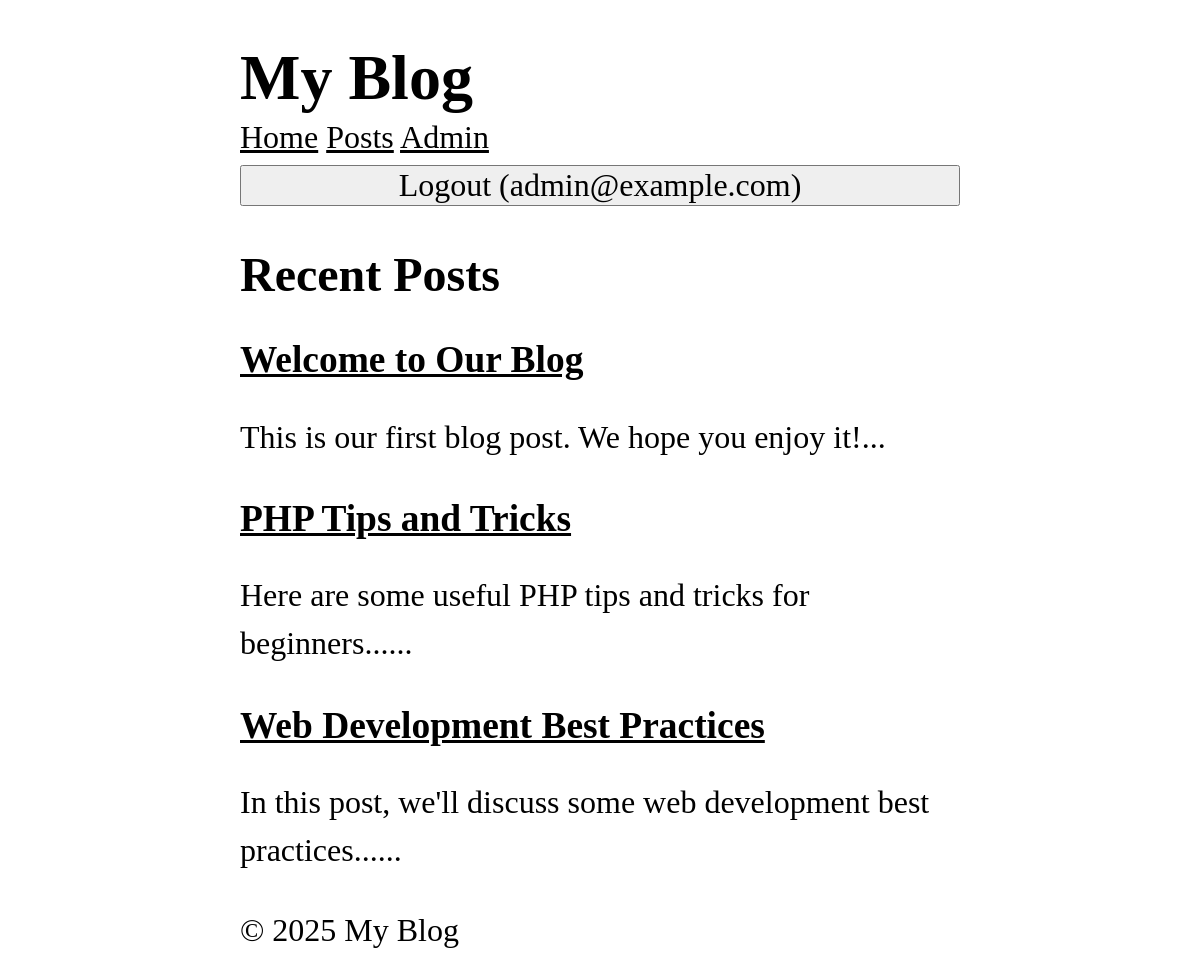
The page / (signed in) on the database its author committed.
### tables this page shows
CREATE TABLE users (
  id INTEGER PRIMARY KEY AUTOINCREMENT,
  name TEXT NOT NULL,
  email TEXT UNIQUE NOT NULL,
  password TEXT NOT NULL,
  role TEXT NOT NULL DEFAULT 'user',
  created_at DATETIME DEFAULT CURRENT_TIMESTAMP
);

CREATE TABLE posts (
  id INTEGER PRIMARY KEY AUTOINCREMENT,
  title TEXT NOT NULL,
  content TEXT NOT NULL,
  views INTEGER DEFAULT 0,
  user_id INTEGER NOT NULL,
  created_at DATETIME DEFAULT CURRENT_TIMESTAMP,
  FOREIGN KEY (user_id) REFERENCES users (id)
);

### core/App.php (called while the page is built, shortened)
<?php
class App {
  protected static $container = [];
  public static function bind(string $key, mixed $value): void {
    static::$container[$key] = $value;
  }
  public static function get(string $key): mixed {
    return static::$container[$key];
  }
}

### app/Models/Post.php (called while the page is built, shortened)
<?php
class Post extends Model
{
  protected static string $table = 'posts';
  public static function getRecent(?int $limit = null, ?int $page = null, ?string $search = null)
  {
    $db = App::get('database');
    $query = "SELECT * FROM " . static::$table;
    $params = [];
    $query .= " ORDER BY created_at DESC";
    if ($limit !== null) {
      $query .= " LIMIT ?";
      $params[] = $limit;
    }
    return $db->fetchAll($query, $params, static::class);
  }
}

### core/Database.php (called while the page is built, shortened)
<?php
class Database
{
  protected $pdo;
  public function __construct(array $config)
  {
    try {
      $dsn = $this->createDsn($config);
      $username = $config['username'] ?? null;
      $password = $config['password'] ?? null;
      $options = $config['options'] ?? null;
      $this->pdo = new PDO($dsn, $username, $password, $options);
      $this->pdo->setAttribute(PDO::ATTR_ERRMODE, PDO::ERRMODE_EXCEPTION);
    } catch (PDOException $e) {
      throw new Exception("Could not connect to the database");
    }
  }
  protected function createDsn(array $config): string
  {
    $driver = $config['driver'];
    $dbname = $config['dbname'];
    return match ($driver) {
      'sqlite' => "sqlite:$dbname",
      default => throw new Exception("Unsupported database driver: $driver")
    };
  }
  public function query(string $sql, array $params = []): PDOStatement
  {
    $stmt = $this->pdo->prepare($sql);
    $stmt->execute($params);
    return $stmt;
  }
  public function fetchAll(string $sql, array $params = [], ?string $className = null): array
  {
    $stmt = $this->query($sql, $params);
    if ($className) {
      $results = $stmt->fetchAll(PDO::FETCH_ASSOC);
      return array_map(function ($row) use ($className) {
        $object = new $className();
        foreach ($row as $key => $value) {
          if (property_exists($object, $key)) {
            $object->$key = $value;
          }
        }
        return $object;
      }, $results);
    }
    return $stmt->fetchAll(PDO::FETCH_ASSOC);
  }
  public function fetch(string $sql, array $params = [], ?string $className = null): mixed
  {
    $stmt = $this->query($sql, $params);
    if ($className) {
      $result = $stmt->fetch(PDO::FETCH_ASSOC);
      if ($result) {
        $object = new $className();
        foreach ($result as $key => $value) {
          if (property_exists($object, $key)) {
            $object->$key = $value;
          }
        }
        return $object;
      }
      return null;
    }
    return $stmt->fetch(PDO::FETCH_ASSOC);
  }
}

### app/Controllers/HomeController.php (called while the page is built, shortened)
<?php
class HomeController {
  public function index() {
    $posts = Post::getRecent(5);
    return View::render(
      template: 'home/index',
      data: [
        'posts' => $posts
      ],
      layout: 'layouts/main'
    );
  }
}

### core/Router.php (called while the page is built, shortened)
<?php
class Router
{
  protected array $routes = [];
  protected array $globalMiddleware = [];
  protected array $routeMiddleware = [];
  public function add(string $method, string $uri, string $controller, array $middlewares = []): void
  {
    $this->routes[] = [
      'method' => $method,
      'uri' => $uri,
      'controller' => $controller,
      'middlewares' => $middlewares
    ];
  }
  public function addGlobalMiddleware(string $middleware): void
  {
    $this->globalMiddleware[] = $middleware;
  }
  public function addRouteMiddleware(string $name, string $middleware): void
  {
    $this->routeMiddleware[$name] = $middleware;
  }
  public function dispatch(string $uri, string $method): string
  {
    $route = $this->findRoute($uri, $method);
    $middlewares = [...$this->globalMiddleware, ...array_map(fn($name) => $this->routeMiddleware[$name], $route['middlewares'])];
    return $this->runMiddleware($middlewares, function () use ($route) {
      [$controller, $action] = explode('@', $route['controller']);
      return $this->callAction($controller, $action, $route['params']);
    });
  }
  protected function runMiddleware(array $middlewares, callable $target): mixed
  {
    $next = $target;
    foreach (array_reverse($middlewares) as $middleware) {
      $next = function () use ($middleware, $next) {
        error_log("Middleware running $middleware");
        return (new $middleware)->handle($next);
      };
    }
    return $next();
  }
  protected function findRoute(string $uri, string $method): ?array
  {
    foreach ($this->routes as $route) {
      $params = $this->matchRoute($route['uri'], $uri);
      if ($params !== null && $route['method'] === $method) {
        return [...$route, 'params' => $params];
      }
    }
    return null;
  }
  protected function matchRoute(string $routeUri, string $requestUri): ?array
  {
    $params = [];
    return $params;
  }
  protected function callAction(string $controller, string $action, array $params): string
  {
    return (new $controllerClass)->$action(...$params);
  }
}

### app/Middlewares/CSRF.php (called while the page is built, shortened)
<?php
class CSRF implements Middleware
{
  public function handle(callable $next)
  {
    return $next();
  }
}

### app/Middlewares/View.php (called while the page is built, shortened)
<?php
class View implements Middleware
{
  public function handle(callable $next)
  {
    CoreView::share('user', Auth::user());
    return $next();
  }
}

### core/View.php (called while the page is built, shortened)
<?php
class View
{
  protected static $globals = [];
  public static function share(string $key, mixed $value): void
  {
    static::$globals[$key] = $value;
  }
  public static function render(string $template, array $data = [], string $layout = null): string
  {
    $data = [...static::$globals, ...$data];
    $content = static::renderTemplate(
      $template,
      $data
    );
    return static::renderLayout($layout, $data, $content);
  }
  public static function partial(string $template, array $data = []): string
  {
    return static::renderTemplate("/partials/$template", $data);
  }
  protected static function renderTemplate(string $template, array $data): string
  {
    extract($data);
    $path = dirname(__DIR__) . "/app/Views/$template.php";
    require $path;
    return ob_get_clean();
  }
  protected static function renderLayout(?string $template, array $data, string $content): string
  {
    extract([...$data, 'content' => $content]);
    $path = dirname(__DIR__) . "/app/Views/$template.php";
    require $path;
    return ob_get_clean();
  }
}

### helpers.php (called while the page is built, shortened)
<?php
if (!function_exists('partial')) {
  function partial(string $template, array $data = []): string
  {
    return View::partial($template, $data);
  }
}

### core/Model.php (called while the page is built, shortened)
<?php
abstract class Model
{
  protected static string $table;
  public static function find(mixed $id): ?static
  {
    $db = App::get('database');
    return $db->fetch("SELECT * FROM " . static::$table . " WHERE id = ?", [$id], static::class);
  }
}

### app/Services/Auth.php (called while the page is built, shortened)
<?php
class Auth
{
  protected static $user = null;
  public static function user(): ?User
  {
    if (static::$user === null) {
      $userId = $_SESSION['user_id'] ?? null;
      static::$user = $userId
        ? User::find($userId)
        : RememberMe::user();
    }
    return static::$user;
  }
}

### app/Views/partials/_posts.php (the view)
<?php foreach($posts as $post): ?>
  <article>
    <h3>
      <a href="/posts/<?= $post->id ?>">
        <?= htmlspecialchars($post->title) ?>
      </a>
    </h3>
    <p>
      <?= htmlspecialchars(substr($post->content, 0, 150)) ?>...
    </p>
  </article>
<?php endforeach; ?>

### app/Views/layouts/main.php (shortened to what this page needs)
<!DOCTYPE html>
<html lang="en">
<head>
  <link rel="stylesheet" href="/style.css" />
</head>
<body>
  <header>
    <h1>My Blog</h1>
  </header>
  <nav>
    <a href="/">Home</a>
    <a href="/posts">Posts</a>
    <?php if ($user): ?>
      <a href="/admin/dashboard">Admin</a>
      <form action="/logout" method="POST">
        <button>Logout (<?= $user->email ?>)</button>
      </form>
    <?php else: ?>
      <a href="/login">Login</a>
    <?php endif ?>
  </nav>
  <main>
    <?= $content ?>
  </main>
  <footer>
    <p>&copy; <?= date('Y') ?> My Blog</p>
  </footer>
</body>
</html>

### public/style.css (style rules this page uses)
*, *::before, *::after { box-sizing: border-box; }
html { -moz-text-size-adjust: none; -webkit-text-size-adjust: none; text-size-adjust: none; }
body, h1, h2, h3, h4, p, figure, blockquote, dl, dd { margin-block-end: 0; }
body { min-height: 100vh; line-height: 1.5; max-width: 60%; margin-left: auto; margin-right: auto; font-size: 2em; font-family: Cambria, Cochin, Georgia, Times, "Times New Roman", serif; }
h1, h2, h3, h4, button, input, label { line-height: 1.1; }
h1, h2, h3, h4 { text-wrap: balance; }
a:not([class]) { text-decoration-skip-ink: auto; color: currentColor; }
input, button, textarea, select { font-family: inherit; font-size: inherit; width: 100%; }

### rows shown on the page
users: email "admin@example.com"
posts: title "Welcome to Our Blog", content "This is our first blog post. We hope you enjoy it!"
posts: title "PHP Tips and Tricks", content "Here are some useful PHP tips and tricks for beginners..."
posts: title "Web Development Best Practices", content "In this post, we'll discuss some web development best practices..."
